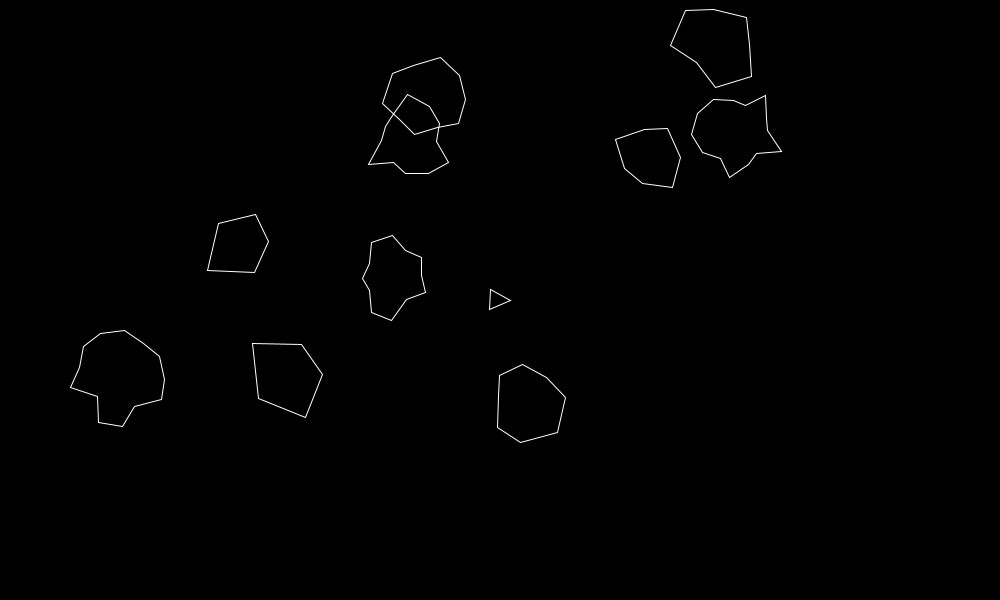
Frame 1 (no input)
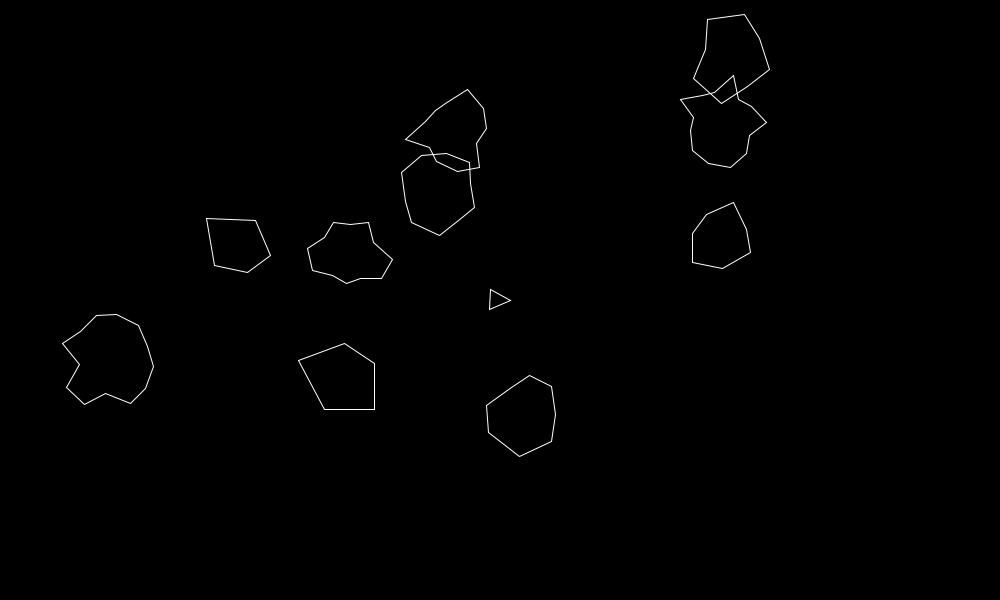
Frame 60 (the mouse pressed at the canvas centre just before this capture)
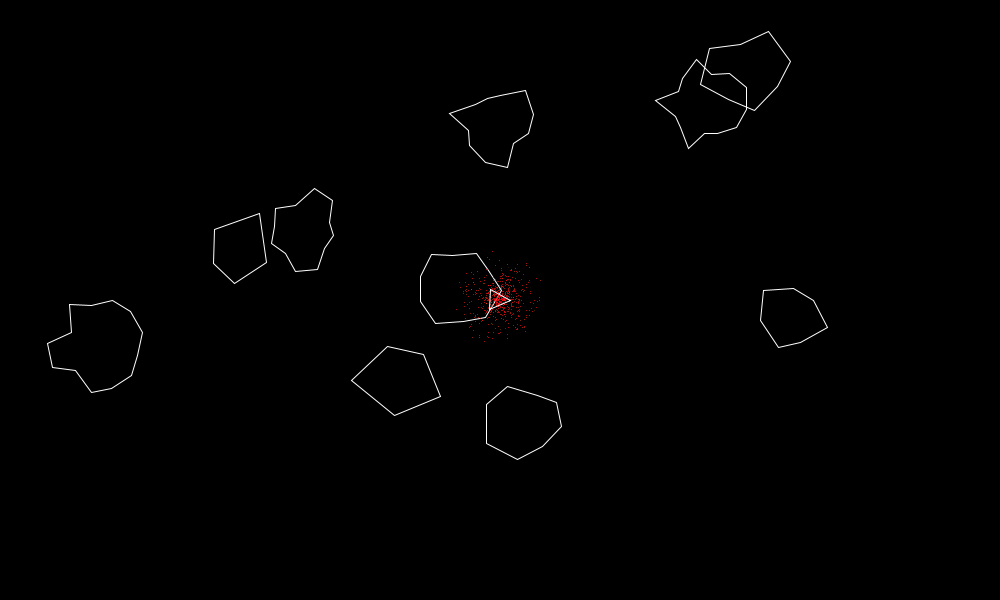
Frame 120 (the mouse held since frame 60 and released just before this capture)

The Processing sketch that drew these frames (run headless with seeded random() and noise(); from frame 60 on, the mouse is pressed at the canvas centre):

// Processing sketch: asteroids
// ── asteroids.pde
ArrayList<Asteroid> asteroids = new ArrayList<Asteroid>();
ArrayList<Laser> lasers = new ArrayList<Laser>();
ArrayList<Explosion> expl = new ArrayList<Explosion>();
Ship ship;
void setup() {
  size(1000, 600);
  ship = new Ship();

  for (int i = 0; i < 10; i += 1) {
    asteroids.add(new Asteroid(null));
  }
}

void draw() {
  background(0);

  //for (Asteroid asteroid : asteroids) {
  //  asteroid.update();
  //  asteroid.draw();
  //}

  for (int i = lasers.size() - 1; i >= 0; i -= 1) {
    Laser laser = lasers.get(i);
    laser.update();
    if (laser.alive) {
      laser.draw();
    } else {
      lasers.remove(i);
    }
  }
  
  for (int i = asteroids.size() - 1; i >= 0; i -= 1) {
    Asteroid asteroid = asteroids.get(i);
    if (asteroid.alive) {
      asteroid.update();
      asteroid.draw();
      
    } else {
      asteroids.remove(i);
    }
  }
  
  for (int i = expl.size()-1; i >= 0; i -= 1) {
    Explosion e = expl.get(i);
    if (e.particles.size() == 0 ){
      expl.remove(i);
    } else {
      e.update();
      e.draw();
    }
      
  }
  ship.update();
  ship.draw();
}

void keyPressed() {
  if (keyCode == UP) {
    ship.boostDir(1);
  } else if (keyCode == DOWN) {
    ship.boostDir(0);
  } else if (keyCode == RIGHT) {
    ship.setRotation(0.1);
  } else if (keyCode == LEFT) {
    ship.setRotation(-0.1);
  }

  if (key == ' ') {
    lasers.add(new Laser(ship));
  }
}

void keyReleased() {
  if (keyCode == RIGHT || keyCode == LEFT) {
    ship.setRotation(0);
  }
  if (keyCode == UP || keyCode == DOWN) {
    ship.boostDir(0);
  }
}
// ── asteroidclass.pde
int ASTEROID_ID = 0;
class Asteroid {
  PVector pos, vel;
  float r = 0;
  float am; //angular momentum
  float a = 0;
  private float[] radii;
  private float[] angles;
  boolean alive = true;
  int id;

  Asteroid(Asteroid parent) {
    ASTEROID_ID += 1;
    id = ASTEROID_ID;
    
    float maxR = 50;
    if (parent == null) {
      pos = new PVector(random(width), random(height));
      vel = PVector.random2D();
      vel.mult(random(-2, 2));
    } else {
      pos = parent.pos.copy();
      maxR = parent.r * 0.5;
      vel = parent.vel.copy();
      vel.mult(random(1.2, 1.4));
      vel.add( PVector.random2D().mult(0.5));
    }
    //float 

    int numAngles = floor(random(5, 15));
    radii = new float[numAngles];
    angles = new float[numAngles];
    float angle_inc = TWO_PI / numAngles;
    float angle_inc_variance = angle_inc / 10;
    am = random(-radians(2), radians(2));

    for (int i = 0; i < numAngles; i += 1) {
      radii[i] = random(maxR/2, maxR);
      angles[i] = (angle_inc * i) + random(-angle_inc_variance, angle_inc_variance);
      if (radii[i] > r) {
        r = radii[i];
      }
    }
  }

  void breakApart() {
    alive = false;
    if (r > 10) {
      asteroids.add(new Asteroid(this));
      asteroids.add(new Asteroid(this));
    }
    addExplosion(this.pos, this.vel);
  }

  void draw() {
    stroke(255, 255);
    noFill();
    pushMatrix();
    translate(pos.x, pos.y);
    rotate(a);
    beginShape();
    for (int i = 0; i < radii.length; i += 1) {
      float x = radii[i] * cos(angles[i]);
      float y = radii[i] * sin(angles[i]);
      vertex(x, y);
    }
    endShape(CLOSE);
    popMatrix();
  }

  void update() {
    a += am;
    pos.add(vel);

    if (pos.x < -r) {
      pos.x = width + r;
    }

    if (pos.x > width + r) {
      pos.x = -r;
    }

    if (pos.y < -r) {
      pos.y = height + r;
    }

    if (pos.y > height + r) {
      pos.y = -r;
    }
  }
}
// ── explosionclass.pde
class Explosion {
  ArrayList<Particle> particles = new ArrayList<Particle>();
  Explosion(PVector pos, PVector vel) {
    int count = floor(random(20,100));
    for (int i = 0; i < count; i += 1) {
      particles.add(new Particle(pos, vel));
    }
  }
  
  void update() {
    for (int i = particles.size()-1; i >= 0; i -= 1) {
      Particle p = particles.get(i);
      p.update();
      if (!p.alive) {
        particles.remove(i);
      }
    }
  }
  
  void draw() {
    for (Particle p : particles) {
      p.draw();
    }
  }
}


class Particle{ 
  PVector pos, vel;
  float lifeTime;
  float timer;
  boolean alive = true;
  
  
  Particle(PVector pos, PVector startingVel) {
    this.pos = pos.copy();
    this.vel = startingVel.copy();
    this.vel.mult(random(3, 5));
    this.vel.add( PVector.random2D().mult(random(1,5)));
    lifeTime = random(10,200);
    timer = floor(lifeTime);
  }
  
  
  void draw() {
    pushMatrix();
    float r = 255;
    float g = map(timer, 0, lifeTime, 255,0);
    float b = 0x12;
    float a = map(timer, 0, lifeTime, 0, 255);
    stroke(r,g,b, a);
    //strokeWeight(map(timer, 0, lifeTime, 0.01, 2));
    
    point(pos.x, pos.y);
    popMatrix();
  }
  
  void update() {
    timer -=1 ;
    
    
    if (timer <= 0) {
      alive = false;
    } else {
      pos.add(vel);
      if (isPointOOB(pos)) {
        alive = false;
      }
    }
    
    
  }
}
// ── laserclass.pde
class Laser {

  PVector pos;
  PVector vel;
  boolean alive =true;

  Laser(Ship ship) {
    pos = ship.pos.copy();
    vel = PVector.fromAngle(ship.heading + random(-0.05, 0.05));
    vel.mult(10);
  }

  void update() {
    pos.add(vel);
    if (pos.x < 0 || pos.x > width || pos.y < 0 || pos.y > height) {
      alive = false;
    } else {

      for (int i = asteroids.size()-1; i >= 0; i -= 1) {
        Asteroid a = asteroids.get(i);
        float dist = PVector.dist(pos, a.pos);
        if (dist < a.r) {
          a.breakApart();
          alive= false;
        }
      }
    }
  }

  void draw() {
    noFill();
    stroke(0, 128, 60);
    ellipse(pos.x, pos.y, 2, 2);
  }
}
// ── shipclass.pde
class Ship {
  PVector pos, vel, acc;
  float r = 10;
  float heading =0;
  float rotation = 0;
  boolean boosting = false;
  private int boostDir = 1;
  Ship() {
    pos = new PVector(width / 2, height / 2);
    vel = new PVector();
    acc = new PVector();
  }

  void applyForce(PVector force) {
    acc.add(force);
  }

  void update() {
    turn();
    if (boosting) {
      boost();
    }
    vel.add(acc);
    vel.limit(6);
    acc.mult(0);

    pos.add(vel);
    vel.mult(0.98);

    if (pos.x < -r) {
      pos.x = width + r;
    }

    if (pos.x > width + r) {
      pos.x = -r;
    }

    if (pos.y < -r) {
      pos.y = height + r;
    }

    if (pos.y > height + r) {
      pos.y = -r;
    }
    
    for (Asteroid asteroid : asteroids) {
      float dist = PVector.dist(asteroid.pos, pos);
      if (dist < asteroid.r + 10) {
        addExplosion(pos,vel);
        pos = new PVector(width / 2, height / 2);
        heading = 0;
        
        vel.mult(0);
        acc.mult(0);
        
      }
    }
  }

  void draw() {
    stroke(255,255);
    noFill();
    pushMatrix();
    translate(pos.x, pos.y);
    rotate(heading + ( PI / 2));
    triangle(-r, r, r, r, 0, -r);
    if (boosting) {
      noStroke();
      fill(255,0,0);
      rect(r- 2.5,r,5,5);
      rect(-r - 2.5,r,5,5);
    }
    popMatrix();
  }

  void setRotation(float newRotation) {
    rotation = newRotation;
  }

  void boostDir(int dir) {
    if (dir > 0 ) {
      boostDir = 1;
      boosting = true;
    } else if (dir < 0) {
      boostDir = -1;
      boosting = true;
    } else if (dir == 0 ) {
      boostDir = 1;
      boosting = false;
    }
  }

  private void boost() {

    PVector force = PVector.fromAngle(heading);
    force.mult(boostDir);
    force.mult(0.5);
    if (boostDir < 0) {
      force.mult(0.3);
    }
    applyForce(force);
  }

  void turn() {
    heading += rotation;
  }
}
// ── utils.pde
boolean isPointOOB(float x, float y) {
  return (x < 0 || x > width || y < 0 || y > height);
}

boolean isPointOOB(PVector p) {
  return isPointOOB(p.x, p.y);
}

void addExplosion(PVector pos, PVector vel) {
  expl.add( new Explosion(pos, vel));
}
